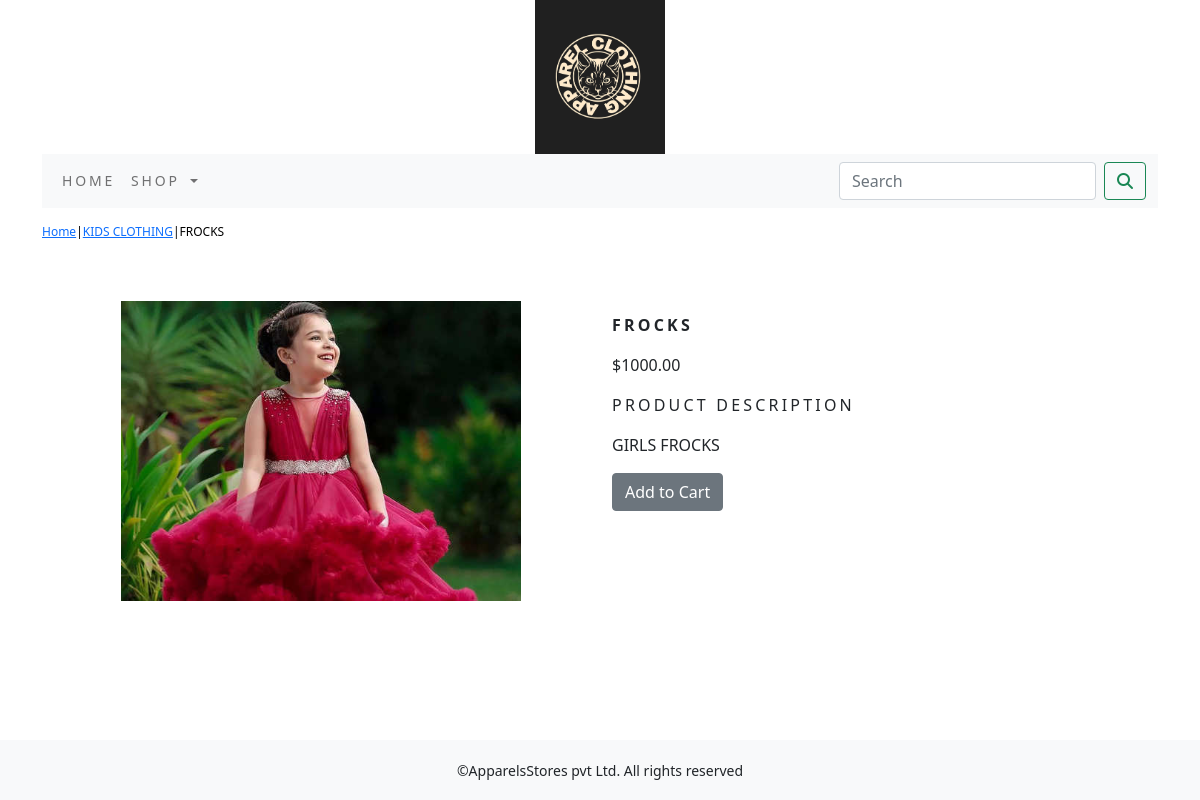
Screenshot of /shop/kids-clothing/frocks/ with the database file from the repository.
### ecommerceapp/models.py (models this page shows, shortened)
class Product(models.Model):
    name =models.CharField(max_length=250,unique=True)
    slug = models.SlugField(max_length=250,unique=True)
    description=models.TextField(blank=True)
    price=models.DecimalField(max_digits=10,decimal_places=2)
    category=models.ForeignKey(Category,on_delete=models.CASCADE)
    image=models.ImageField(upload_to='products',blank=True)
    stock=models.IntegerField()
    available=models.BooleanField(default=True)
    created=models.DateTimeField(auto_now_add=True)
    updated=models.DateTimeField(auto_now=True)
    class Meta:
        ordering= ('name',)
        verbose_name='product'
        verbose_name_plural='products'

class Category(models.Model):
    name=models.CharField(max_length=250,unique=True)
    slug=models.SlugField(max_length=250,unique=True)
    description=models.TextField(blank=True)
    image=models.ImageField(upload_to='category',blank=True)
    class Meta:
        ordering= ('name',)
        verbose_name='category'
        verbose_name_plural='categories'
    def get_url(self):
        return reverse('ecommerceapp:products_by_category', args=[self.slug])
    def __str__(self):
        return '{}'.format(self.name)

### ecommerceapp/views.py (the view)
# urls.py: path('<slug:c_slug>/<slug:product_slug>/',views.allproDetail, name='prodCatdetail'),
def allproDetail(request,c_slug,product_slug):
    try:
        product=Product.objects.get(category__slug=c_slug,slug=product_slug)
    except Exception as e:
        raise e
    return render(request,'product.html',{'product':product})

### cart/context_processors.py (called while the page is built)
def counter(request):
    item_count=0
    if 'admin' in request.path:
        return {}
    else:
        try:
            cart=Cart.objects.filter(cart_id=_cart_id(request))
            cart_items=CartItem.objects.all().filter(cart=cart[:1])
            for cart_item in cart_items:
                item_count += cart_item.quantity
        except Cart. DoesNotExist:
            item_count=0
    return dict(item_count=item_count)

### cart/views.py (called while the page is built)
def _cart_id(request):
    cart=request.session.session_key
    if not cart:
        cart=request.session.create()
    return cart

### ecommerceapp/context_processors.py (called while the page is built)
def menu_links(request):
    links=Category.objects.all()
    return dict(links=links)

### templates/product.html (shortened to what this page needs)
{% extends 'base.html' %}
{% load static %}
{% block content %}
<div class="row my_prod_row_class">
    <div class="mx-auto">
        <p><a href="{% url 'ecommerceapp:allProdCat' %}">Home</a>|<a href="{{product.category.get_url}}">{{product.category}}</a>|<a>{{product.name}}</a></p>
    </div>
</div>
<div class="container">
 <br>
<div class="row">
    <div class="col-12 col-sm-12 col-md-12 col-lg-6 text-center">
        <div style="min-width:18rem">
            <img src="{{product.image.url}}" alt="{{product.image}}" style="width:75%">
        </div>
    </div>
        <div class="col-12 col-sm-12 col-md-12 col-lg-6">
            <div>
            <h1 class="my_prod_title"><b>{{product.name}}</b></h1>
            <p>${{product.price}}</P>
            <p class="my_title">Product Description</p>
            <P class="text-justify my_prod_text">{{product.description}}</P>
            {% if product.stock <= 0 %}
            <p class="text-justify my_prod_text"><b>Out of Stock</b></p>
            {% else %}
            <a class="btn btn-secondary" href="{% url 'cart:add_cart' product.id %}">Add to Cart</a>
            {% endif %}
            </div>
        </div>
</div>
</div>
{% endblock %}

### static/css/custom.css (style rules this page uses)
body { font-family: 'Roboto', sans-serif; }
.my_title { font-size:16px; text-transform:uppercase; letter-spacing:.2em; }
.my_prod_row_class { padding-top:15px; padding-bottom:20px; }
.my_prod_row_class .mx-auto { color:#000; font-size:12px; text-decoration:none; }
.my_prod_title { font-size:16px; text-transform:uppercase; letter-spacing:.2em; padding-top:15px; padding-bottom:10px; }
.my_prod_text { padding-right:20px; }

### rows the page displays
Product: category "KIDS CLOTHING", name "FROCKS", image (picture), price "1000.00", description "GIRLS FROCKS"
